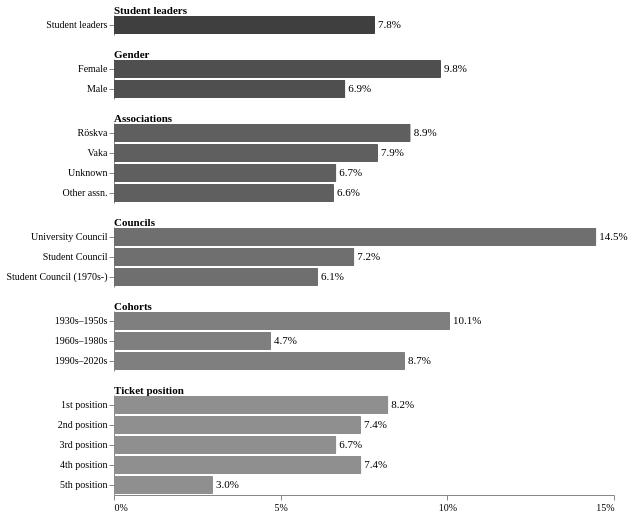

Notebook cell for this chart:
### Markdown cell above
### **Parliamentary Entry Rates**

### Code cell
# Create main dataframe with all data for the visualization
df = pd.DataFrame({
    "group": [
        "Student leaders",
        "Female", "Male",
        "Röskva", "Vaka", "Unknown", "Other assn.",
        "University Council", "Student Council", "Student Council (1970s-)",
        "1930s–1950s", "1960s–1980s", "1990s–2020s",
        "1st position", "2nd position", "3rd position", "4th position", "5th position"
    ],
    # Success rates for each group (as decimal values, will be formatted as percentages)
    "rate": [
        0.0783,
        0.0981, 0.0694,
        0.0890, 0.0792, 0.0667, 0.0660,
        0.1447, 0.0721, 0.0612,
        0.1008, 0.0471, 0.0873,
        0.0823, 0.0741, 0.0667, 0.0742, 0.0297
    ],
    # Section categories for grouping data into separate charts
    "section": [
        "Student leader",
        "Gender", "Gender",
        "Association", "Association", "Association", "Association",
        "Council", "Council", "Council",
        "Cohort", "Cohort", "Cohort",
        "Ticket position", "Ticket position", "Ticket position", "Ticket position", "Ticket position"
    ],
    # Custom colors for each section (different shades of gray)
    "color": [
        "#3f3f3f",
        "#4f4f4f", "#4f4f4f",
        "#5f5f5f", "#5f5f5f", "#5f5f5f", "#5f5f5f",
        "#6f6f6f", "#6f6f6f", "#6f6f6f",
        "#7f7f7f", "#7f7f7f", "#7f7f7f",
        "#8f8f8f", "#8f8f8f", "#8f8f8f", "#8f8f8f", "#8f8f8f"
    ]
})

# Filter dataframe into separate datasets for each chart section
leaders = df[df["section"] == "Student leader"]
gender = df[df["section"] == "Gender"]
assn = df[df["section"] == "Association"]
councils = df[df["section"] == "Council"]
cohorts = df[df["section"] == "Cohort"]
ticket = df[df["section"] == "Ticket position"]

def make_chart(data, label, show_xaxis=False):
    # Get the order of groups from the data
    order = list(data["group"])
    # Store the first group for labeling purposes
    first_group = order[0]

    # Create horizontal bar chart with rounded corners
    bars = alt.Chart(data).mark_bar(
    size=18,
    cornerRadiusEnd=1
).encode(
    # Y-axis: groups in specified order, no title
    y=alt.Y("group:N", sort=order, title=None),
    # X-axis: rate values with fixed domain and conditional formatting
    x=alt.X(
        "rate:Q",
        scale=alt.Scale(domain=[0, 0.15]),
        title="" if show_xaxis else None,
        # Show full axis with percentage format if show_xaxis is True
        axis=alt.Axis(
            format="%",
            values=[0, 0.05, 0.10, 0.15],
            grid=False
        ) if show_xaxis else alt.Axis(
            # Hide axis elements if show_xaxis is False
            labels=False, ticks=False, domain=False, grid=False
        )
    ),
    # Use custom colors from data without legend
    color=alt.Color("color:N", scale=None, legend=None)
)

    # Add text labels showing percentage values on bars
    values = alt.Chart(data).mark_text(
        align="left",
        baseline="middle",
        dx=3  # Offset text slightly to the right
    ).encode(
        y=alt.Y("group:N", sort=order),
        x=alt.X("rate:Q", scale=alt.Scale(domain=[0, 0.15])),
        # Format rate as percentage with 1 decimal place
        text=alt.Text("rate:Q", format=".1%")
    )

    # Create dataframe for section label
    label_df = pd.DataFrame({
        "group": [first_group],
        "x0": [0],
        "label": [label]
    })

    # Add section label at the top of each chart
    section_label = alt.Chart(label_df).mark_text(
        align="left",
        baseline="bottom",
        dy=-9,  # Position label above the chart
        fontWeight="bold",
        fontSize=11
    ).encode(
        y=alt.Y("group:N", sort=order),
        x=alt.X("x0:Q", scale=alt.Scale(domain=[0, 0.15])),
        text="label:N"
    )

    # Combine all chart elements and set width
    return (section_label + bars + values).properties(width=500)

# Create vertically concatenated chart with all sections
chart = alt.vconcat(
    make_chart(leaders, "Student leaders"),
    make_chart(gender, "Gender"),
    make_chart(assn, "Associations"),
    make_chart(councils, "Councils"),
    make_chart(cohorts, "Cohorts"),
    make_chart(ticket, "Ticket position", show_xaxis=True),  # Only show x-axis on bottom chart
    spacing=14
).resolve_scale(
    x="shared"  # Share x-axis scale across all charts
).configure_view(
    stroke=None  # Remove chart borders
).configure_axis(
    # Set font for axis labels and titles
    labelFont="Times New Roman",
    titleFont="Times New Roman"
).configure_text(
    # Set font for all text elements
    font="Times New Roman"
)

chart

# Uncomment to save chart as high-resolution PNG
#chart.save("entrants_bar.png", scale_factor=3)

### Figure 1 — Vega-Lite specification as saved in the notebook (floating-point values rounded to 4 significant figures)
{"config": {"view": {"continuousWidth": 300, "continuousHeight": 300, "stroke": null}, "axis": {"labelFont": "Times New Roman", "titleFont": "Times New Roman"}, "text": {"font": "Times New Roman"}}, "vconcat": [{"layer": [{"data": {"name": "data-4b64fd767af262efc20156895f02511a"}, "mark": {"type": "text", "align": "left", "baseline": "bottom", "dy": -9, "fontSize": 11, "fontWeight": "bold"}, "encoding": {"text": {"field": "label", "type": "nominal"}, "x": {"field": "x0", "scale": {"domain": [0, 0.15]}, "type": "quantitative"}, "y": {"field": "group", "sort": ["Student leaders"], "type": "nominal"}}}, {"data": {"name": "data-95f65349b9e0dc683be1079205e75e13"}, "mark": {"type": "bar", "cornerRadiusEnd": 1, "size": 18}, "encoding": {"color": {"field": "color", "legend": null, "scale": null, "type": "nominal"}, "x": {"axis": {"domain": false, "grid": false, "labels": false, "ticks": false}, "field": "rate", "scale": {"domain": [0, 0.15]}, "title": null, "type": "quantitative"}, "y": {"field": "group", "sort": ["Student leaders"], "title": null, "type": "nominal"}}}, {"data": {"name": "data-95f65349b9e0dc683be1079205e75e13"}, "mark": {"type": "text", "align": "left", "baseline": "middle", "dx": 3}, "encoding": {"text": {"field": "rate", "format": ".1%", "type": "quantitative"}, "x": {"field": "rate", "scale": {"domain": [0, 0.15]}, "type": "quantitative"}, "y": {"field": "group", "sort": ["Student leaders"], "type": "nominal"}}}], "width": 500}, {"layer": [{"data": {"name": "data-23fa59fde5d25b657f53f2285e02c7a5"}, "mark": {"type": "text", "align": "left", "baseline": "bottom", "dy": -9, "fontSize": 11, "fontWeight": "bold"}, "encoding": {"text": {"field": "label", "type": "nominal"}, "x": {"field": "x0", "scale": {"domain": [0, 0.15]}, "type": "quantitative"}, "y": {"field": "group", "sort": ["Female", "Male"], "type": "nominal"}}}, {"data": {"name": "data-d09a3bb71df455d59d73b9649b07ba45"}, "mark": {"type": "bar", "cornerRadiusEnd": 1, "size": 18}, "encoding": {"color": {"field": "color", "legend": null, "scale": null, "type": "nominal"}, "x": {"axis": {"domain": false, "grid": false, "labels": false, "ticks": false}, "field": "rate", "scale": {"domain": [0, 0.15]}, "title": null, "type": "quantitative"}, "y": {"field": "group", "sort": ["Female", "Male"], "title": null, "type": "nominal"}}}, {"data": {"name": "data-d09a3bb71df455d59d73b9649b07ba45"}, "mark": {"type": "text", "align": "left", "baseline": "middle", "dx": 3}, "encoding": {"text": {"field": "rate", "format": ".1%", "type": "quantitative"}, "x": {"field": "rate", "scale": {"domain": [0, 0.15]}, "type": "quantitative"}, "y": {"field": "group", "sort": ["Female", "Male"], "type": "nominal"}}}], "width": 500}, {"layer": [{"data": {"name": "data-f023a478b339894fa966d75be0607039"}, "mark": {"type": "text", "align": "left", "baseline": "bottom", "dy": -9, "fontSize": 11, "fontWeight": "bold"}, "encoding": {"text": {"field": "label", "type": "nominal"}, "x": {"field": "x0", "scale": {"domain": [0, 0.15]}, "type": "quantitative"}, "y": {"field": "group", "sort": ["Röskva", "Vaka", "Unknown", "Other assn."], "type": "nominal"}}}, {"data": {"name": "data-873ab3d5ebac21fcdf33fb76f2546f64"}, "mark": {"type": "bar", "cornerRadiusEnd": 1, "size": 18}, "encoding": {"color": {"field": "color", "legend": null, "scale": null, "type": "nominal"}, "x": {"axis": {"domain": false, "grid": false, "labels": false, "ticks": false}, "field": "rate", "scale": {"domain": [0, 0.15]}, "title": null, "type": "quantitative"}, "y": {"field": "group", "sort": ["Röskva", "Vaka", "Unknown", "Other assn."], "title": null, "type": "nominal"}}}, {"data": {"name": "data-873ab3d5ebac21fcdf33fb76f2546f64"}, "mark": {"type": "text", "align": "left", "baseline": "middle", "dx": 3}, "encoding": {"text": {"field": "rate", "format": ".1%", "type": "quantitative"}, "x": {"field": "rate", "scale": {"domain": [0, 0.15]}, "type": "quantitative"}, "y": {"field": "group", "sort": ["Röskva", "Vaka", "Unknown", "Other assn."], "type": "nominal"}}}], "width": 500}, {"layer": [{"data": {"name": "data-4c3c3032ce308dbf52aa54d06e4462cb"}, "mark": {"type": "text", "align": "left", "baseline": "bottom", "dy": -9, "fontSize": 11, "fontWeight": "bold"}, "encoding": {"text": {"field": "label", "type": "nominal"}, "x": {"field": "x0", "scale": {"domain": [0, 0.15]}, "type": "quantitative"}, "y": {"field": "group", "sort": ["University Council", "Student Council", "Student Council (1970s-)"], "type": "nominal"}}}, {"data": {"name": "data-76deb855ed91d08881fedaab3d43d053"}, "mark": {"type": "bar", "cornerRadiusEnd": 1, "size": 18}, "encoding": {"color": {"field": "color", "legend": null, "scale": null, "type": "nominal"}, "x": {"axis": {"domain": false, "grid": false, "labels": false, "ticks": false}, "field": "rate", "scale": {"domain": [0, 0.15]}, "title": null, "type": "quantitative"}, "y": {"field": "group", "sort": ["University Council", "Student Council", "Student Council (1970s-)"], "title": null, "type": "nominal"}}}, {"data": {"name": "data-76deb855ed91d08881fedaab3d43d053"}, "mark": {"type": "text", "align": "left", "baseline": "middle", "dx": 3}, "encoding": {"text": {"field": "rate", "format": ".1%", "type": "quantitative"}, "x": {"field": "rate", "scale": {"domain": [0, 0.15]}, "type": "quantitative"}, "y": {"field": "group", "sort": ["University Council", "Student Council", "Student Council (1970s-)"], "type": "nominal"}}}], "width": 500}, {"layer": [{"data": {"name": "data-f029e33ce1abaf0ebc23280fe0b0257b"}, "mark": {"type": "text", "align": "left", "baseline": "bottom", "dy": -9, "fontSize": 11, "fontWeight": "bold"}, "encoding": {"text": {"field": "label", "type": "nominal"}, "x": {"field": "x0", "scale": {"domain": [0, 0.15]}, "type": "quantitative"}, "y": {"field": "group", "sort": ["1930s–1950s", "1960s–1980s", "1990s–2020s"], "type": "nominal"}}}, {"data": {"name": "data-962656916df4cb52b5538a752a2f4bff"}, "mark": {"type": "bar", "cornerRadiusEnd": 1, "size": 18}, "encoding": {"color": {"field": "color", "legend": null, "scale": null, "type": "nominal"}, "x": {"axis": {"domain": false, "grid": false, "labels": false, "ticks": false}, "field": "rate", "scale": {"domain": [0, 0.15]}, "title": null, "type": "quantitative"}, "y": {"field": "group", "sort": ["1930s–1950s", "1960s–1980s", "1990s–2020s"], "title": null, "type": "nominal"}}}, {"data": {"name": "data-962656916df4cb52b5538a752a2f4bff"}, "mark": {"type": "text", "align": "left", "baseline": "middle", "dx": 3}, "encoding": {"text": {"field": "rate", "format": ".1%", "type": "quantitative"}, "x": {"field": "rate", "scale": {"domain": [0, 0.15]}, "type": "quantitative"}, "y": {"field": "group", "sort": ["1930s–1950s", "1960s–1980s", "1990s–2020s"], "type": "nominal"}}}], "width": 500}, {"layer": [{"data": {"name": "data-466536ffbcf184f492e5638011d3982e"}, "mark": {"type": "text", "align": "left", "baseline": "bottom", "dy": -9, "fontSize": 11, "fontWeight": "bold"}, "encoding": {"text": {"field": "label", "type": "nominal"}, "x": {"field": "x0", "scale": {"domain": [0, 0.15]}, "type": "quantitative"}, "y": {"field": "group", "sort": ["1st position", "2nd position", "3rd position", "4th position", "5th position"], "type": "nominal"}}}, {"data": {"name": "data-a96a0cb596a5693815adf106d24805ca"}, "mark": {"type": "bar", "cornerRadiusEnd": 1, "size": 18}, "encoding": {"color": {"field": "color", "legend": null, "scale": null, "type": "nominal"}, "x": {"axis": {"format": "%", "grid": false, "values": [0, 0.05, 0.1, 0.15]}, "field": "rate", "scale": {"domain": [0, 0.15]}, "title": "", "type": "quantitative"}, "y": {"field": "group", "sort": ["1st position", "2nd position", "3rd position", "4th position", "5th position"], "title": null, "type": "nominal"}}}, {"data": {"name": "data-a96a0cb596a5693815adf106d24805ca"}, "mark": {"type": "text", "align": "left", "baseline": "middle", "dx": 3}, "encoding": {"text": {"field": "rate", "format": ".1%", "type": "quantitative"}, "x": {"field": "rate", "scale": {"domain": [0, 0.15]}, "type": "quantitative"}, "y": {"field": "group", "sort": ["1st position", "2nd position", "3rd position", "4th position", "5th position"], "type": "nominal"}}}], "width": 500}], "resolve": {"scale": {"x": "shared"}}, "spacing": 14, "$schema": "https://vega.github.io/schema/vega-lite/v5.20.1.json", "datasets": {"data-4b64fd767af262efc20156895f02511a": [{"group": "Student leaders", "x0": 0, "label": "Student leaders"}], "data-95f65349b9e0dc683be1079205e75e13": [{"group": "Student leaders", "rate": 0.0783, "section": "Student leader", "color": "#3f3f3f"}], "data-23fa59fde5d25b657f53f2285e02c7a5": [{"group": "Female", "x0": 0, "label": "Gender"}], "data-d09a3bb71df455d59d73b9649b07ba45": [{"group": "Female", "rate": 0.0981, "section": "Gender", "color": "#4f4f4f"}, {"group": "Male", "rate": 0.0694, "section": "Gender", "color": "#4f4f4f"}], "data-f023a478b339894fa966d75be0607039": [{"group": "Röskva", "x0": 0, "label": "Associations"}], "data-873ab3d5ebac21fcdf33fb76f2546f64": [{"group": "Röskva", "rate": 0.089, "section": "Association", "color": "#5f5f5f"}, {"group": "Vaka", "rate": 0.0792, "section": "Association", "color": "#5f5f5f"}, {"group": "Unknown", "rate": 0.0667, "section": "Association", "color": "#5f5f5f"}, {"group": "Other assn.", "rate": 0.066, "section": "Association", "color": "#5f5f5f"}], "data-4c3c3032ce308dbf52aa54d06e4462cb": [{"group": "University Council", "x0": 0, "label": "Councils"}], "data-76deb855ed91d08881fedaab3d43d053": [{"group": "University Council", "rate": 0.1447, "section": "Council", "color": "#6f6f6f"}, {"group": "Student Council", "rate": 0.0721, "section": "Council", "color": "#6f6f6f"}, {"group": "Student Council (1970s-)", "rate": 0.0612, "section": "Council", "color": "#6f6f6f"}], "data-f029e33ce1abaf0ebc23280fe0b0257b": [{"group": "1930s–1950s", "x0": 0, "label": "Cohorts"}], "data-962656916df4cb52b5538a752a2f4bff": [{"group": "1930s–1950s", "rate": 0.1008, "section": "Cohort", "color": "#7f7f7f"}, {"group": "1960s–1980s", "rate": 0.0471, "section": "Cohort", "color": "#7f7f7f"}, {"group": "1990s–2020s", "rate": 0.0873, "section": "Cohort", "color": "#7f7f7f"}], "data-466536ffbcf184f492e5638011d3982e": [{"group": "1st position", "x0": 0, "label": "Ticket position"}], "data-a96a0cb596a5693815adf106d24805ca": [{"group": "1st position", "rate": 0.0823, "section": "Ticket position", "color": "#8f8f8f"}, {"group": "2nd position", "rate": 0.0741, "section": "Ticket position", "color": "#8f8f8f"}, {"group": "3rd position", "rate": 0.0667, "section": "Ticket position", "color": "#8f8f8f"}, {"group": "4th position", "rate": 0.0742, "section": "Ticket position", "color": "#8f8f8f"}, {"group": "5th position", "rate": 0.0297, "section": "Ticket position", "color": "#8f8f8f"}]}}
